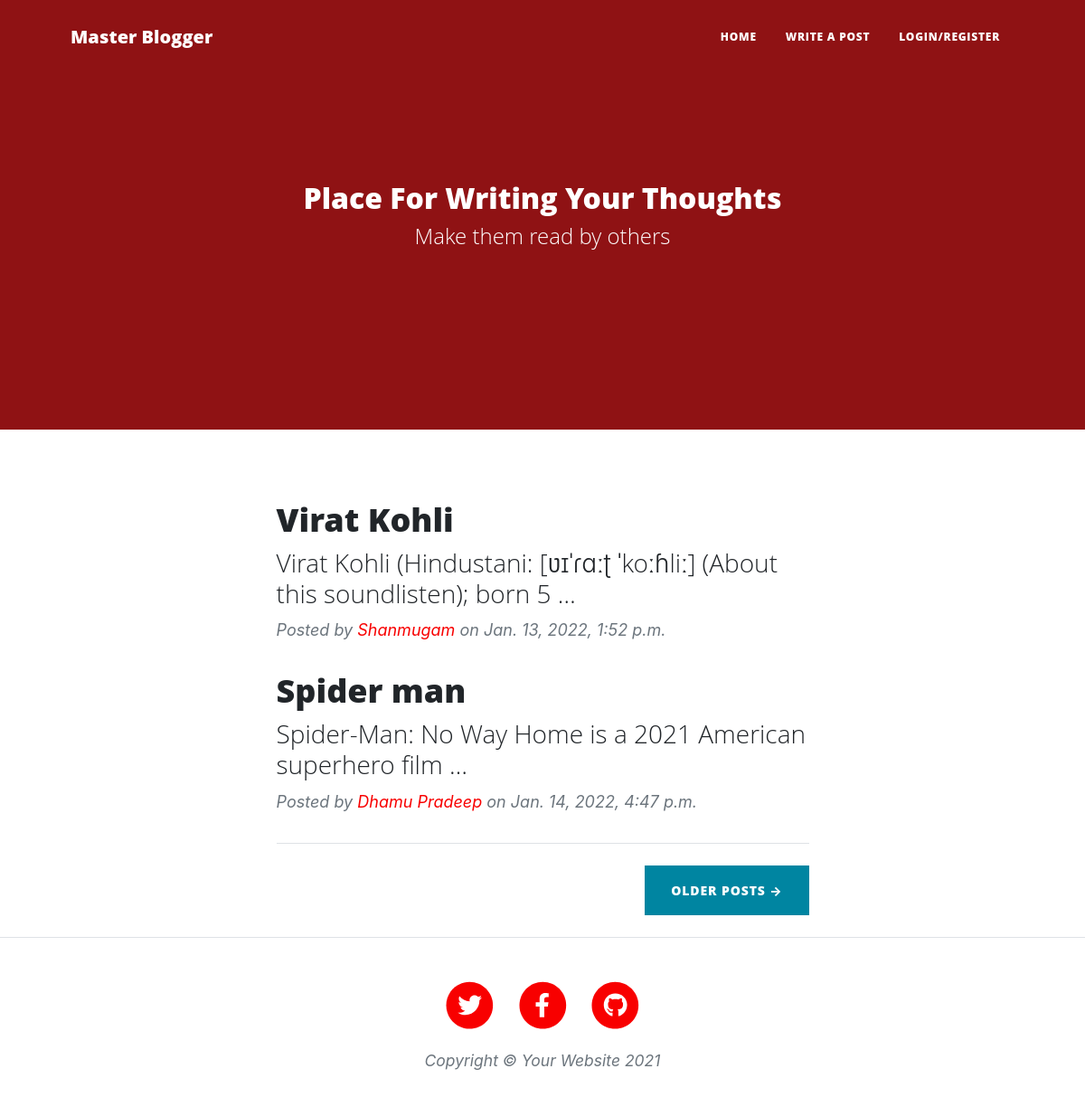
The page / on the database its author committed.
### posts/models.py (models this page shows, shortened)
class Post(models.Model):
    title = models.CharField(max_length=100,default=None)
    body = models.CharField(max_length=1000000,default=None)
    user = models.TextField(default=None)
    image = models.ImageField(upload_to='images/',height_field=None, width_field=None, max_length=100,default=None,blank=True,null=True)
    created_at = models.DateTimeField(default=datetime.now, blank=True,null=True)

### posts/views.py (the view)
# urls.py: path('', views.index,name = 'index'),
def index(request):
    posts = Post.objects.all()
    return render(request,'index.html',{'posts':posts})

### templates/index.html (shortened to what this page needs)
{% load static %}
<!DOCTYPE html>
<html lang="en">
    <head>
        <link href="{% static 'css/styles.css' %}" rel="stylesheet" />
    </head>
    <body>
        <nav class="navbar navbar-expand-lg navbar-light" id="mainNav">
            <div class="container px-4 px-lg-5">
                <a class="navbar-brand" href="/">Master Blogger</a>
                <div class="collapse navbar-collapse" id="navbarResponsive">
                    <ul class="navbar-nav ms-auto py-4 py-lg-0">
                        <li class="nav-item"><a class="nav-link px-lg-3 py-3 py-lg-4" href="/">Home</a></li>
                        {% if user.is_authenticated %}
                        <li class="nav-item"><a class="nav-link px-lg-3 py-3 py-lg-4" href="writingposts">Write a Post</a></li>
                        {% else %}
                        <li class="nav-item"><a class="nav-link px-lg-3 py-3 py-lg-4" href="login">Write a Post</a></li>
                        {% endif %}
                        {% if user.is_authenticated %}
                        <li class="nav-item"><a class="nav-link px-lg-3 py-3 py-lg-4" href="logout">Logout</a></li>
                        {% else %}
                        <li class="nav-item"><a class="nav-link px-lg-3 py-3 py-lg-4" href="register">Login/Register</a></li>
                        {% endif %}
                    </ul>
                </div>
            </div>
        </nav>
        <header class="masthead" style="background-color:Red">
            <div class="container position-relative px-4 px-lg-5">
                <div class="row gx-4 gx-lg-5 justify-content-center">
                    <div class="col-md-10 col-lg-8 col-xl-7">
                        <div class="site-heading">
                            <h2>Place For Writing Your Thoughts</h2>
                            <span class="subheading">Make them read by others</span>
                        </div>
                    </div>
                </div>
            </div>
        </header>
        <div class="container px-4 px-lg-5">
            <div class="row gx-4 gx-lg-5 justify-content-center">
                <div class="col-md-10 col-lg-8 col-xl-7">
                    {% for post in posts %}
                    <div class="post-preview">
                        <a href="/post/{{ post.id }}">
                            <h2 class="post-title">{{ post.title }}</h2>
                            <h3 class="post-subtitle">{{ post.body|truncatewords:10 }}</h3>
                        </a>
                        <p class="post-meta">
                            Posted by
                            <a href="/#">{{post.user}}</a>
                            on {{post.created_at}}
                        </p>
                    </div>
                    {% endfor %}
                    <hr class="my-4" />
                    <div class="d-flex justify-content-end mb-4"><a class="btn btn-primary text-uppercase" href="#!">Older Posts →</a></div>
                </div>
            </div>
        </div>
        <footer class="border-top">
            <div class="container px-4 px-lg-5">
                <div class="row gx-4 gx-lg-5 justify-content-center">
                    <div class="col-md-10 col-lg-8 col-xl-7">
                        <ul class="list-inline text-center">
                            <li class="list-inline-item">
                                <a href="#!">
                                    <span class="fa-stack fa-lg">
                                        <i class="fas fa-circle fa-stack-2x"></i>
                                        <i class="fab fa-twitter fa-stack-1x fa-inverse"></i>
                                    </span>
                                </a>
                            </li>
                            <li class="list-inline-item">
                                <a href="#!">
                                    <span class="fa-stack fa-lg">
                                        <i class="fas fa-circle fa-stack-2x"></i>
                                        <i class="fab fa-facebook-f fa-stack-1x fa-inverse"></i>
                                    </span>
                                </a>
                            </li>
                            <li class="list-inline-item">
                                <a href="#!">
                                    <span class="fa-stack fa-lg">
                                        <i class="fas fa-circle fa-stack-2x"></i>
                                        <i class="fab fa-github fa-stack-1x fa-inverse"></i>
                                    </span>
                                </a>
                            </li>
                        </ul>
                        <div class="small text-center text-muted fst-italic">Copyright &copy; Your Website 2021</div>
                    </div>
                </div>
            </div>
        </footer>
    </body>
</html>

### rows shown on the page
Post: title "Virat Kohli", body "Virat Kohli (Hindustani: [ʋɪˈɾɑːʈ ˈkoːɦliː] (About this soundlisten); born 5 …", user "Shanmugam", created_at "Jan. 13, 2022, 1:52 p.m."
Post: title "Spider man", body "Spider-Man: No Way Home is a 2021 American superhero film …", user "Dhamu Pradeep", created_at "Jan. 14, 2022, 4:47 p.m."
